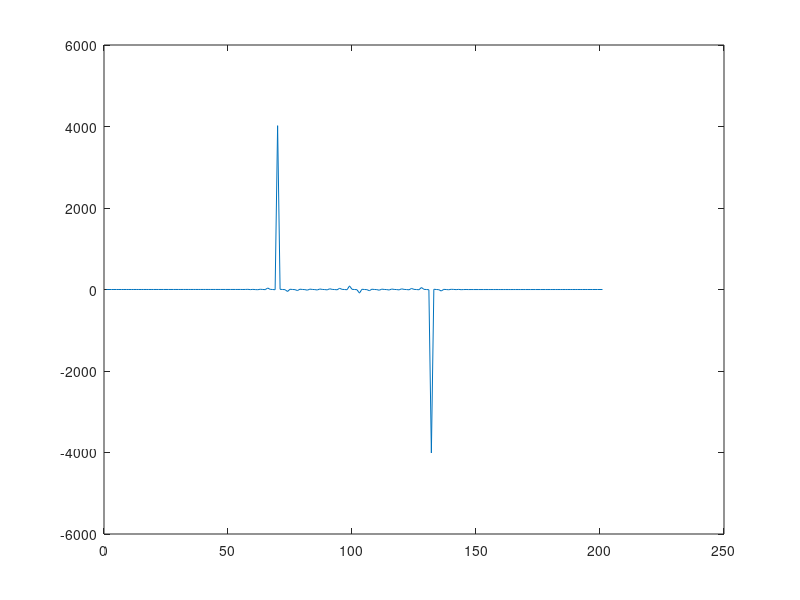

The MATLAB source for this figure:
% u_t + (u^2/2)_x = epsilon*u_{xx}
% u(0,t) = u(1,t) = 0
% u(x,0) = u_0(x).

% rho(x,t) = sum_{n=1}^{infinity} A_n * X_n(x) * T_n(t)
% X_n(x) = sin(n * pi * x)
% T_n(t) = exp(-epsilon * n^2 * pi^2 * t)
% A_n = 2*int_0^1[exp(-1/(2*epsilon)*int_0^x[u_0(s)]ds)*cos(n*pi*x)]dx

epsilon = 1/200;
N = 150;

u_0 = @(x)sin(2*pi*x);
w_0 = @(x)1/pi*(sin(pi*x)).^2;

A0 = 2 * quad(@(x)exp(-1/(2*epsilon)*w_0(x)),0,1);
for n = 1:N
    A(n) = 2 * quad(@(x)exp(-1/(2*epsilon)*w_0(x)).*cos(n*pi*x),0,1);
end

x = (0:200)'./200;
numerator = zeros(size(x));
denominator = A0/2 * ones(size(x));
for n=1:N
     %rho_0 = rho_0 + A(n)*cos(n*pi*x);
     numerator= numerator + 2*epsilon*pi*A(n)*n*sin(n*pi*x);
     denominator= denominator + A(n)*cos(n*pi*x);
end
u = numerator./denominator;
plot(u)